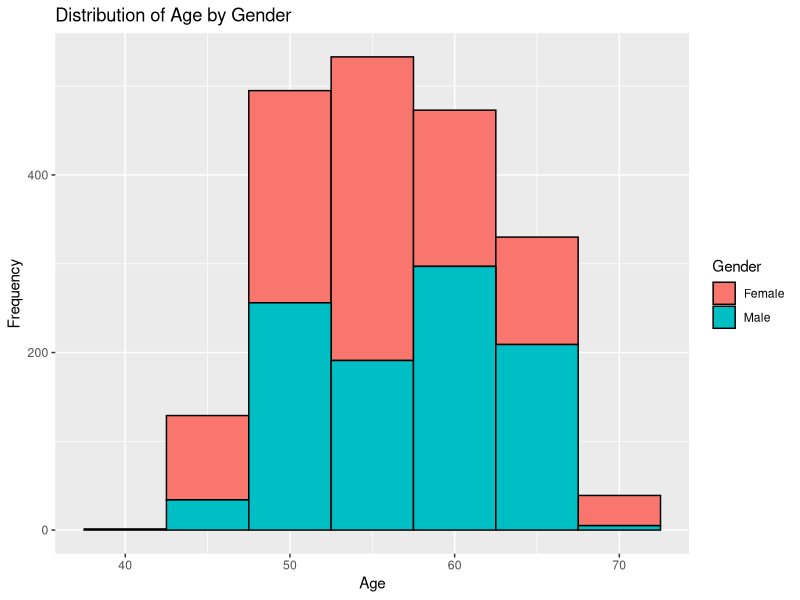
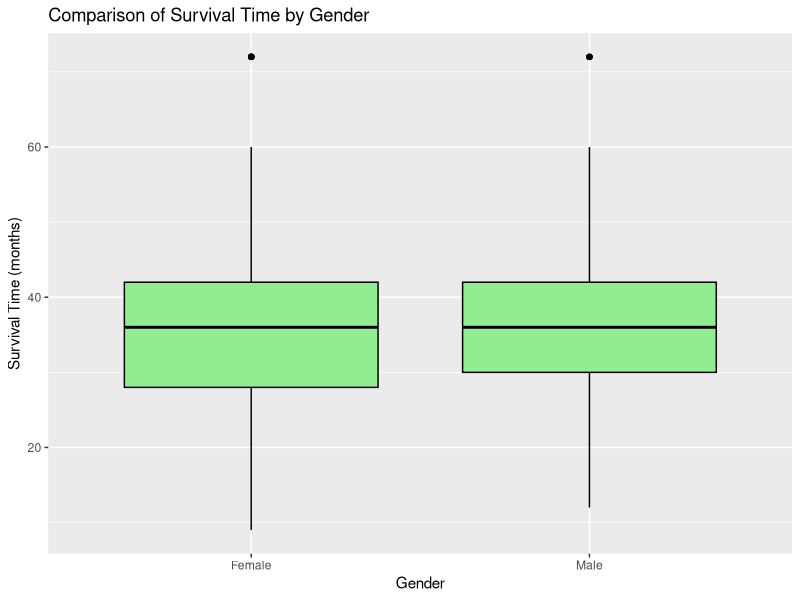
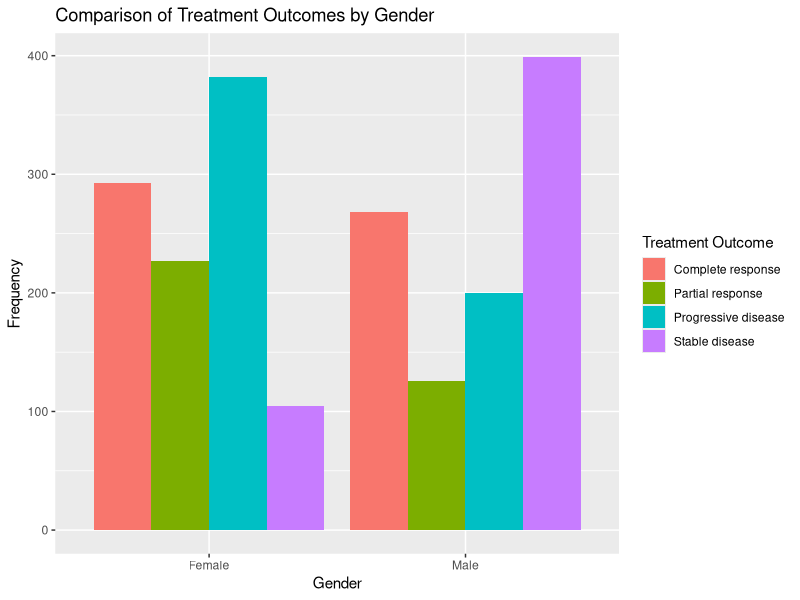
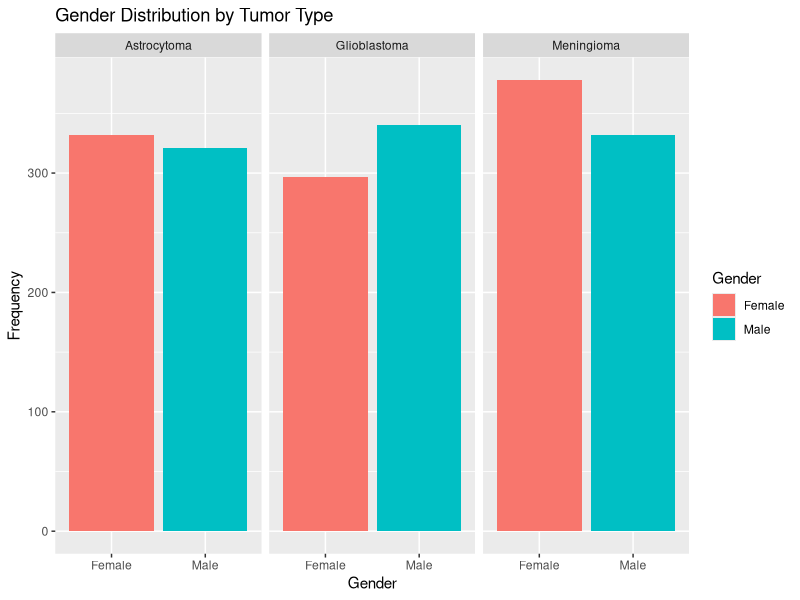
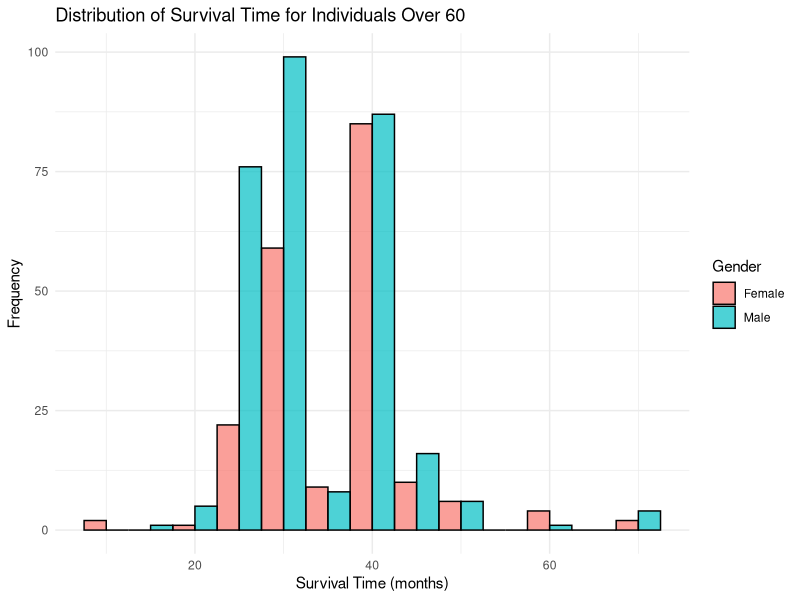
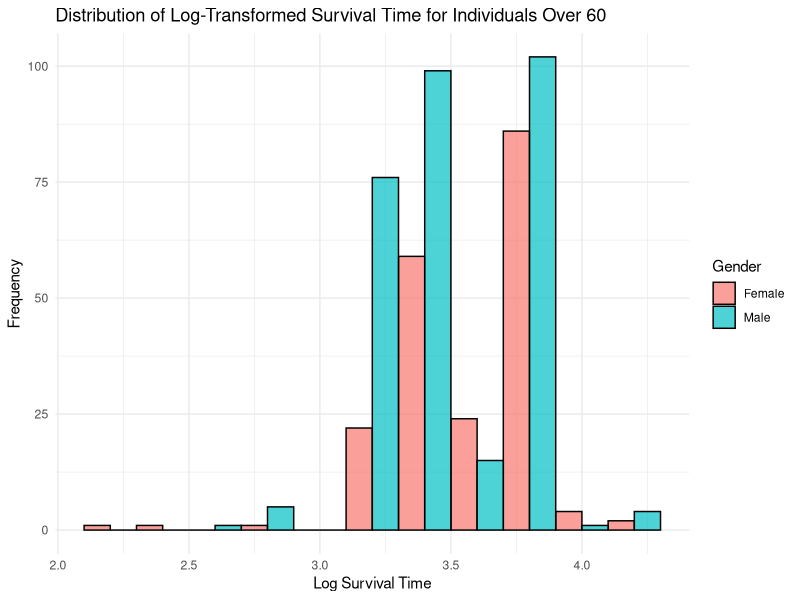
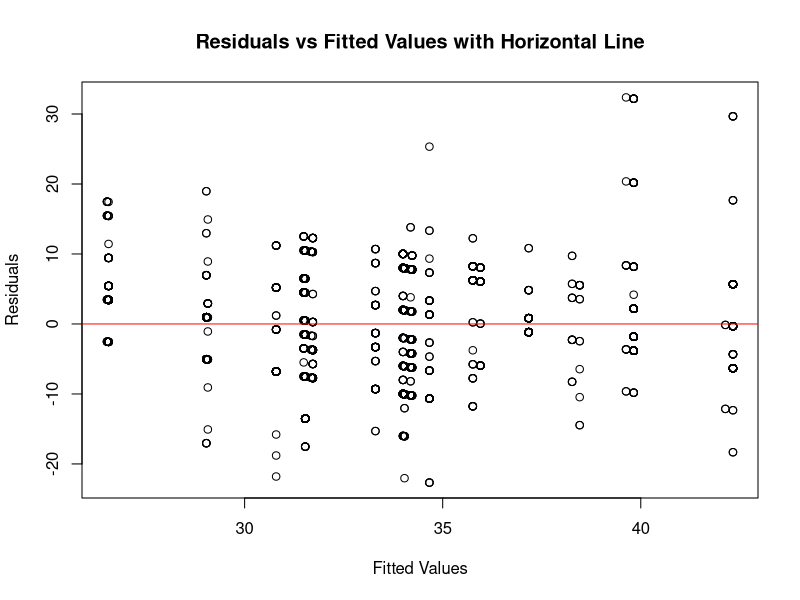

Reproduce these figures in R, in order.
## ---- chunk 1
options(width = 10000)
data <- read.csv("Data.csv")
## ---- chunk 2
library(ggplot2)
ggplot(data = data, aes(x = Age, fill = Gender)) +
  geom_histogram(binwidth = 5, color = "black") +
  labs(title = "Distribution of Age by Gender",
       x = "Age",
       y = "Frequency",
       fill = "Gender")

## ---- chunk 3
ggplot(data = data, aes(x = Gender, y = Survival.Time..months.)) +
  geom_boxplot(fill = "lightgreen", color = "black") +
  labs(title = "Comparison of Survival Time by Gender",
       x = "Gender",
       y = "Survival Time (months)")

## ---- chunk 4
ggplot(data = data, aes(x = Gender, fill = Treatment.Outcome)) +
  geom_bar(position = "dodge") +
  labs(title = "Comparison of Treatment Outcomes by Gender",
       x = "Gender",
       y = "Frequency",
       fill = "Treatment Outcome")
## ---- chunk 5
ggplot(data = data, aes(x = Gender, fill = Gender)) +
  facet_wrap(~Tumor.Type) +
  geom_bar() +
  labs(title = "Gender Distribution by Tumor Type",
       x = "Gender",
       y = "Frequency",
       fill = "Gender")
## ---- chunk 6
mean_survival <- mean(data$Survival.Time..months.)
mean_survival

sd_survival <- sd(data$Survival.Time..months.)
se_survival <- sd_survival / sqrt(nrow(data))
se_survival

confidence_level <- 0.95
z_value <- qnorm((1 + confidence_level) / 2)

lower_bound <- mean_survival - z_value * se_survival
upper_bound <- mean_survival + z_value * se_survival

c(lower_bound, upper_bound)
## ---- chunk 7
glioblastoma_data <- data[data$Tumor.Type == "Glioblastoma", ]
mean_glioblastoma_survival <- mean(glioblastoma_data$Survival.Time..months.)
mean_glioblastoma_survival

sd_glioblastoma_survival <- sd(glioblastoma_data$Survival.Time..months)
se_glioblastoma_survival <- sd_glioblastoma_survival / sqrt(nrow(glioblastoma_data))
se_glioblastoma_survival

lower_bound_glioblastoma <- mean_glioblastoma_survival - z_value * se_glioblastoma_survival
upper_bound_glioblastoma <- mean_glioblastoma_survival + z_value * se_glioblastoma_survival

c(lower_bound_glioblastoma, upper_bound_glioblastoma)

## ---- chunk 8
over_60 <- data[data$Age > 60, ]
ggplot(data = over_60, aes(x = Survival.Time..months., fill = Gender)) +
  geom_histogram(binwidth = 5, position = "dodge", alpha = 0.7, color = "black") +
  labs(title = "Distribution of Survival Time for Individuals Over 60",
       x = "Survival Time (months)",
       y = "Frequency",
       fill = "Gender") +
  theme_minimal()
## ---- chunk 9
over_60$log_Survival_Time <- log(over_60$Survival.Time..months.)

ggplot(data = over_60, aes(x = log_Survival_Time, fill = Gender)) +
  geom_histogram(binwidth = 0.2, position = "dodge", alpha = 0.7, color = "black") +
  labs(title = "Distribution of Log-Transformed Survival Time for Individuals Over 60",
       x = "Log Survival Time",
       y = "Frequency",
       fill = "Gender") +
  theme_minimal()
## ---- chunk 10
male_normality <- shapiro.test(data$Tumor.Grade[data$Gender == "Male"])
female_normality <- shapiro.test(data$Tumor.Grade[data$Gender == "Female"])
male_normality
female_normality
## ---- chunk 11
t_test <- t.test(Tumor.Grade ~ Gender, data = data, var.equal = FALSE)
t_test
## ---- chunk 12
set.seed(123)
data$Tumor.Grade <- sample(1:4, nrow(data), replace = TRUE)

grouped_data <- split(data$Tumor.Grade, data$Tumor.Type)

normalities <- lapply(grouped_data, function(x) {
  shapiro.test(x)
})

normalities

## ---- chunk 13
library(car)
leveneTest(Tumor.Grade ~ Tumor.Type, data = data)
## ---- chunk 14
anova <- aov(Tumor.Grade ~ Tumor.Type, data = data)
summary(anova)
## ---- chunk 15
tukey <- TukeyHSD(anova)
tukey
## ---- chunk 16
explanatory_variables <- c("Age", "Gender", "Tumor.Type", "Tumor.Grade", "Treatment.Outcome")
response_variable <- "Survival.Time..months."
## ---- chunk 17
regression_formula <- as.formula(paste(response_variable, "~", paste(explanatory_variables, collapse = " + ")))
regression_formula
## ---- chunk 18
best_model <- step(lm(regression_formula, data = data), direction = "both")
## ---- chunk 19
plot(best_model$fitted.values, best_model$residuals,
     xlab = "Fitted Values", ylab = "Residuals",
     main = "Residuals vs Fitted Values with Horizontal Line")
abline(h = 0, col = "red")
## ---- chunk 20
library(lmtest)
bptest(best_model)
## ---- chunk 21
summary(best_model)
